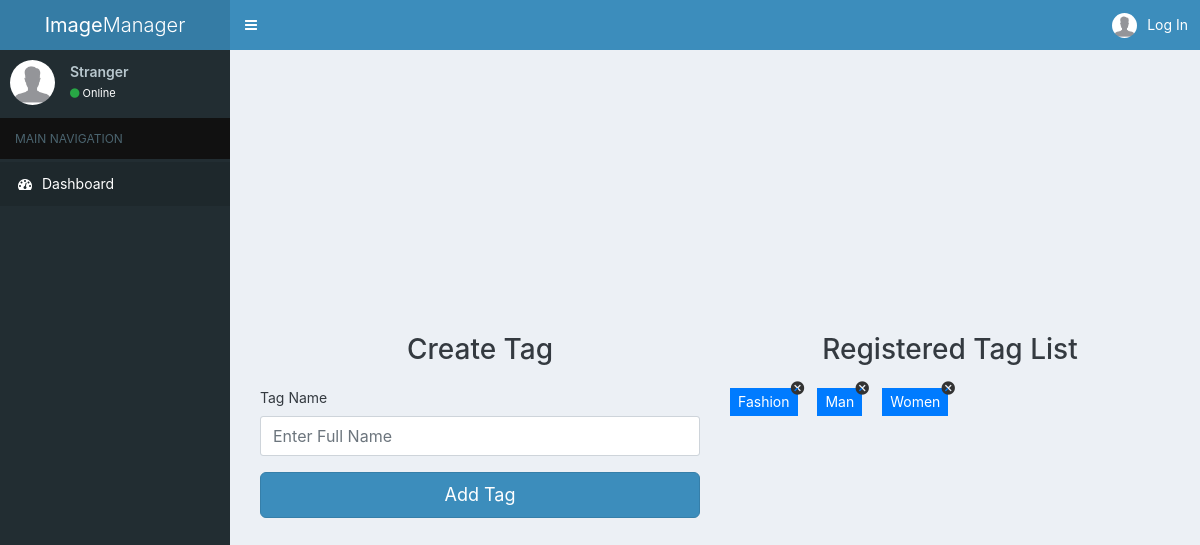
Screenshot of /tag/index.php with the database file from the repository.
### tables this page shows
CREATE TABLE `tag` (
  `id` int(10) unsigned NOT NULL AUTO_INCREMENT,
  `tag_name` varchar(255) DEFAULT 'NULL',
  PRIMARY KEY (`id`)
);

### tag/tag-script.php (called while the page is built, shortened)
<?php
	include('../db.php');
	$tagData = fetch_tag($con);
	function fetch_tag($con) {
		$query = $con -> prepare('SELECT * FROM tag');
		$query -> execute();
		$exec  = $query -> get_result();
		$tagData   = [];
		if($exec -> num_rows > 0){
			while($row = $exec -> fetch_assoc()) {
				$tagData[] = [
					'id'       => $row['id'],
					'tag_name' => $row['tag_name']
				];
			}
			return $tagData;
		} else{
			return $tagData=[];
		}
	}
?>

### tag/index.php (the view, shortened to what this page needs)
<?php
  	include('tag-script.php');
?>
<html lang="en" dir="ltr">
    <head>
        <link rel="stylesheet" href="https://stackpath.bootstrapcdn.com/bootstrap/4.5.0/css/bootstrap.min.css">
        <link rel="stylesheet" href="https://cdnjs.cloudflare.com/ajax/libs/font-awesome/4.7.0/css/font-awesome.min.css">
        <link rel="stylesheet" href="../assets/css/main.css"/>
    </head>
    <body class="sidebar-mini">
        <?php require('../components/header.php');?>
        <?php require('../components/sidebar.php');?>
		<div class="content-wrapper category-admin d-flex align-items-center">
			<div class="container-xl">
				<div class="page-content">
					<div class="row">
						<div class="col-lg-6">
							<div class="form">
                                <div class="form-title mb-4">
                                    <h3 class="text-dark">Create Tag</h3>
                                </div>
                                <form method="post" action="">
                                    <label class="text-dark">Tag Name</label>
                                    <input type="text" placeholder="Enter Full Name" class="form-control mb-3" name="tag_name" required>
                                    <button type="submit" name="addtag" class="btn btn-primary btn-lg btn-block">Add Tag</button>
                                </form>
							</div>
						</div>
						<div class="col-lg-6">
                            <div class="form-title mb-4">
                                <h3 class="text-dark">Registered Tag List</h3>
                            </div>
                            <div>
                                <?php
                                    foreach ($tagData as $tag) {
                                ?>
                                    <div class="text-white py-1 px-2 d-inline-block bg-primary category-btn position-relative" id="<?php echo $tag['id'] ?>"><?php echo $tag['tag_name']; ?><span class="material-icons">&#xe5c9;</span></div>
                                <?php } ?>
                            </div>
                        </div>
					</div>
				</div>
			</div>
		</div>
	</body>
</html>

### assets/css/main.css (style rules this page uses)
* { box-sizing: border-box; font-family: -apple-system, BlinkMacSystemFont, "segoe ui", roboto, oxygen, ubuntu, cantarell, "fira sans", "droid sans", "helvetica neue", Arial, sans-serif; -webkit-font-smoothing: antialiased; -moz-osx-font-smoothing: grayscale; }
body { font-family: "Helvetica Neue",Helvetica,Arial,sans-serif; font-size: 14px; line-height: 1.42857143; color: #333; background: #ecf0f5; color: #fff; }
.btn { border-radius: 3px; box-shadow: none; border: 1px solid transparent; padding: 6px 12px; margin-bottom: 0; font-size: 14px; font-weight: 400; line-height: 1.42857143; text-align: center; white-space: nowrap; vertical-align: middle; touch-action: manipulation; cursor: pointer; user-select: none; background-image: none; border: 1px solid transparent; }
.btn-primary { background-color: #3c8dbc; border-color: #367fa9; }
.btn-lg { padding: 10px 16px; font-size: 18px; line-height: 1.3333333; border-radius: 6px; }
.sidebar-mini { position: relative; min-height: 100vh; }
.form-control { height: 40px; box-shadow: none; color: #969fa4; border-radius: 3px; }
.content-wrapper { min-height: 100%; background-color: #ecf0f5; z-index: 800; margin-top: -50px; transition: transform .3s ease-in-out, margin .3s ease-in-out; margin-left: 230px; }
.page-content { padding: 0px 15px; }
.form-title { margin-top: 65px; }
.category-btn, .sku-btn { position: relative; width: auto; margin-right: 1rem; margin-bottom: 1rem; }
.category-admin .material-icons { position: absolute; top: 0; right: 0; transform: translate(50%, -50%); font-size: 16px; color: #333; cursor: pointer; background: transparent; border: none; padding: 0; transition: opacity .3s; }
h3 { line-height: 30px; text-align: center; }

### rows the page displays
tag: tag_name "Fashion"
tag: tag_name "Man"
tag: tag_name "Women"
